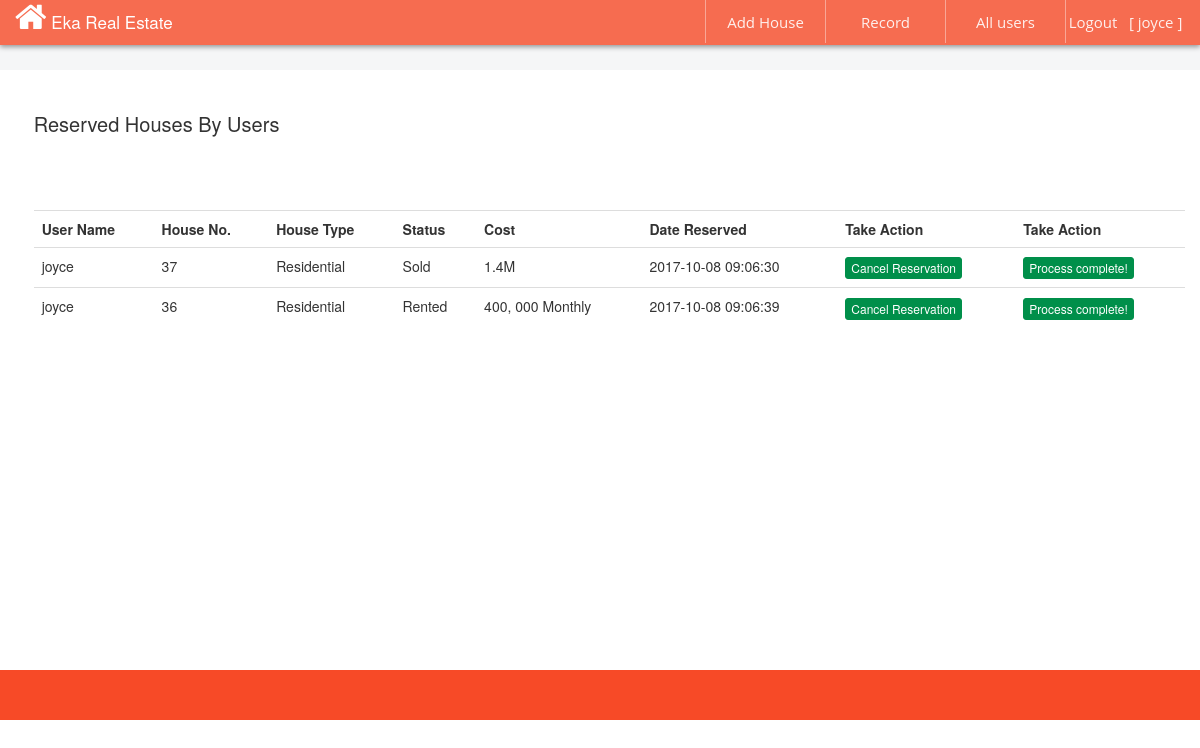
The page /record.php (signed in) on the database its author committed.
### tables this page shows
CREATE TABLE IF NOT EXISTS `posts` (
`id` int(11) NOT NULL,
  `location` varchar(500) NOT NULL,
  `category` varchar(500) NOT NULL,
  `housetype` varchar(500) NOT NULL,
  `cost` varchar(500) NOT NULL,
  `pic` varchar(500) NOT NULL,
  `rooms` varchar(500) NOT NULL,
  `description` varchar(500) NOT NULL,
  `username` varchar(500) NOT NULL,
  `timeaction` timestamp NOT NULL DEFAULT CURRENT_TIMESTAMP ON UPDATE CURRENT_TIMESTAMP
);

### record.php (the view, shortened to what this page needs)
 <!DOCTYPE html>
<html lang="en">
<head>
  <link rel="stylesheet" href="http://maxcdn.bootstrapcdn.com/bootstrap/3.3.4/css/bootstrap.min.css">
  <link rel="stylesheet" href="https://cdnjs.cloudflare.com/ajax/libs/font-awesome/4.7.0/css/font-awesome.min.css">
</head>
<body style="background#F5F3EE;">
<div class="col-sm-4" id="header">
<span style="float: left; color:white; font-size: 17px; font-weight: 500;  ">
<i class="fa fa-home fa-2x"></i>
Eka Real Estate
</span>
      <ul id="menu">
         <li>
         <a href="logout.php">Logout &nbsp&nbsp[&nbsp<?php echo $_SESSION['use'];  ?>&nbsp]</a>
      </li>
<li>
         <a href="users.php">All users</a>
      </li>
             <li>
         <a href="record.php">Record</a>
         </li>
      <li>
         <a href="admin.php">Add House</a>
      </li>
   </ul>
</div>
<div style="height: 50px; padding-top: 70px; width:auto; padding-left:40%; background: #F5F6F7; font-size: 18px;   color: #515B6E; ">
</div>
<div class="col-sm-4"  style="background:white;  width: 100%; height: 600px;  padding-top: 40px;">
<div style="height: 100px; width: 98.4%; background: white; font-size: 20px;margin-left: 1.6%; font-weight: 400; ">
  Reserved Houses By Users
</div>
  <div style="margin-left: 1.6%; width: 98.4%; text-align: center;">
  <table class='table ' style='text-align:left;'>
<tr>
<th>User Name</th>
 <th>House No.</th>
<th>House Type</th>
 <th>Status</th>
<th>Cost</th>
 <th>Date Reserved</th>
  <th>Take Action</th>
  <th>Take Action</th>
</tr>
 <?php
$page = ($_GET['page']) ? $_GET['page'] : 1;
$start = ($page-1) * NUMBER_PER_PAGE;
$sql = "SELECT * FROM posts WHERE 1=1 AND username !='lyn'";
$sql .= "  order by id desc LIMIT $start, " . NUMBER_PER_PAGE;
$loop = mysql_query($sql)
  or die ('cannot run the query because: ' . mysql_error());
while ($row = mysql_fetch_assoc($loop))
   { echo "
<tr>
<td >" . $row['username'] . " </td>
<td > " . $row['id'] . "</td>
<td>" . $row['housetype'] . "</td>
<td>" . $row['category'] . "</td>
<td>" . $row['cost'] . "</td>
<td>" . $row['timeaction'] . "</td>
<td>
<a href='cancelreserv.php? id=".$row['id']."'   >
<button type='button' class='btn btn-success btn-xs' style='background:#008F4A; border: 1px solid #008F4A; ''>Cancel Reservation </button>
</a>
 </td>
 <td>
<a href='deletehouse.php? id=".$row['id']."'   >
<button type='button' class='btn btn-success btn-xs' style='background:#008F4A; border: 1px solid #008F4A; ''>Process complete!</button>
</a>
 </td>
</tr>
    ";
        }
    ?>
   </table>
    </div>
</div>
<div class="col-sm-4" style=" width:100%; height:50px; background: #F74A27;">
</div>
</body>
</html>

### record.php (style rules this page uses)
ul { list-style-type:none; margin:0; padding:0; position absolute; float: right; }
li { display:inline-block; float: right; }
li a { border-left:1px solid rgba(255, 255, 255, 0.4);; rgba(0, 0, 0, 0.08); border 2px 2px 0px 0px; display:block; min-width:120px; height: 43px; text-align: center; line-height: 44px; font-family: "Open Sans","Helvetica Neue",Arial,sans-serif; color: rgba(255, 255, 255, 0.9);rgba(1, 25, 40, 0.8); font-size: 15px; font-weight: 500; text-decoration: none; }
#header { border-top 1px solid #1da8d6;border-bottom 1px solid #1da8d6; width:100%; height: 45px; border-radius 3px; background: rgba(247, 74, 39, 0.8); box-shadow: 0px 2px 5px 0px rgba(0, 0, 0, 0.4); margin-bottom 40px; }

### rows shown on the page
posts: username "joyce", id "37", housetype "Residential", category "Sold", cost "1.4M", timeaction "2017-10-08 09:06:30"
posts: username "joyce", id "36", housetype "Residential", category "Rented", cost "400, 000 Monthly", timeaction "2017-10-08 09:06:39"

### other values the page prints
$_SESSION['use'] "joyce"
